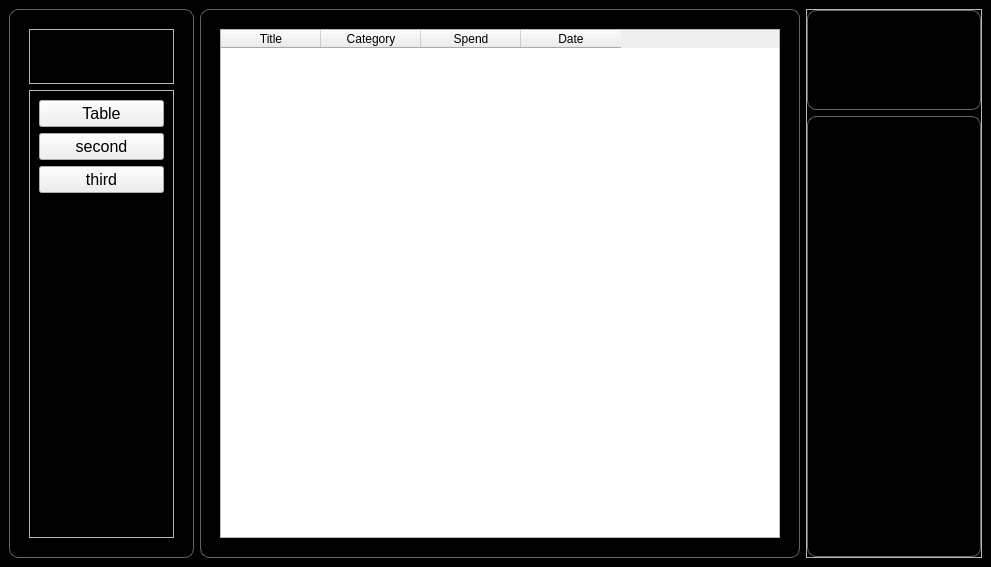
<?xml version="1.0" encoding="UTF-8"?>
<ui version="4.0">
 <class>MainWindow</class>
 <widget class="QMainWindow" name="MainWindow">
  <property name="geometry">
   <rect>
    <x>0</x>
    <y>0</y>
    <width>991</width>
    <height>567</height>
   </rect>
  </property>
  <property name="windowTitle">
   <string>MainWindow</string>
  </property>
  <property name="styleSheet">
   <string notr="true">#MainWindow {
	
 	background-color: rgb(300, 250, 250);
}</string>
  </property>
  <widget class="QWidget" name="centralwidget">
   <layout class="QHBoxLayout" name="horizontalLayout">
    <item>
     <widget class="QFrame" name="menu_frame">
      <property name="maximumSize">
       <size>
        <width>300</width>
        <height>16777215</height>
       </size>
      </property>
      <property name="styleSheet">
       <string notr="true">#menu_frame {
    border: 1px solid #656565;  /* Cor e espessura da borda */
    border-radius: 9px;        /* Raio para bordas arredondadas */
    padding: 10px;              /* Espacio entre a borda e os objetos internos */
}</string>
      </property>
      <property name="frameShape">
       <enum>QFrame::Shape::StyledPanel</enum>
      </property>
      <property name="frameShadow">
       <enum>QFrame::Shadow::Plain</enum>
      </property>
      <property name="lineWidth">
       <number>10</number>
      </property>
      <layout class="QVBoxLayout" name="verticalLayout_2">
       <item>
        <widget class="QFrame" name="logo_frame">
         <property name="maximumSize">
          <size>
           <width>16777215</width>
           <height>55</height>
          </size>
         </property>
         <property name="frameShape">
          <enum>QFrame::Shape::StyledPanel</enum>
         </property>
         <property name="frameShadow">
          <enum>QFrame::Shadow::Raised</enum>
         </property>
         <layout class="QHBoxLayout" name="horizontalLayout_2">
          <item>
           <widget class="QLabel" name="logo">
            <property name="styleSheet">
             <string notr="true">image: url(:/logo/money-bag.png);</string>
            </property>
            <property name="text">
             <string/>
            </property>
           </widget>
          </item>
          <item>
           <widget class="QLabel" name="appname">
            <property name="font">
             <font>
              <family>Nickels</family>
              <pointsize>30</pointsize>
              <bold>false</bold>
             </font>
            </property>
            <property name="text">
             <string>wallet</string>
            </property>
           </widget>
          </item>
         </layout>
        </widget>
       </item>
       <item>
        <widget class="QFrame" name="opt_frame">
         <property name="frameShape">
          <enum>QFrame::Shape::StyledPanel</enum>
         </property>
         <property name="frameShadow">
          <enum>QFrame::Shadow::Raised</enum>
         </property>
         <layout class="QVBoxLayout" name="verticalLayout_4">
          <item>
           <widget class="QPushButton" name="btn_table">
            <property name="font">
             <font>
              <family>Ubuntu</family>
              <pointsize>12</pointsize>
             </font>
            </property>
            <property name="text">
             <string>Table</string>
            </property>
           </widget>
          </item>
          <item>
           <widget class="QPushButton" name="btn_second">
            <property name="font">
             <font>
              <family>Ubuntu</family>
              <pointsize>12</pointsize>
             </font>
            </property>
            <property name="text">
             <string>second</string>
            </property>
           </widget>
          </item>
          <item>
           <widget class="QPushButton" name="btn_third">
            <property name="font">
             <font>
              <family>Ubuntu</family>
              <pointsize>12</pointsize>
             </font>
            </property>
            <property name="text">
             <string>third</string>
            </property>
           </widget>
          </item>
          <item>
           <spacer name="verticalSpacer">
            <property name="orientation">
             <enum>Qt::Orientation::Vertical</enum>
            </property>
            <property name="sizeHint" stdset="0">
             <size>
              <width>20</width>
              <height>40</height>
             </size>
            </property>
           </spacer>
          </item>
         </layout>
        </widget>
       </item>
      </layout>
     </widget>
    </item>
    <item>
     <widget class="QFrame" name="main_frame">
      <property name="maximumSize">
       <size>
        <width>600</width>
        <height>16777215</height>
       </size>
      </property>
      <property name="styleSheet">
       <string notr="true">#main_frame {
    border: 1px solid #656565;  /* Cor e espessura da borda */
    border-radius: 9px;        /* Raio para bordas arredondadas */
    padding: 10px;              /* Espacio entre a borda e os objetos internos */
}</string>
      </property>
      <property name="frameShape">
       <enum>QFrame::Shape::StyledPanel</enum>
      </property>
      <property name="frameShadow">
       <enum>QFrame::Shadow::Raised</enum>
      </property>
      <layout class="QHBoxLayout" name="horizontalLayout_3">
       <item>
        <widget class="QTableWidget" name="tableWidget">
         <property name="font">
          <font>
           <family>Ubuntu</family>
           <pointsize>12</pointsize>
           <italic>false</italic>
           <bold>false</bold>
          </font>
         </property>
         <property name="styleSheet">
          <string notr="true">font: 12pt &quot;Ubuntu&quot;;</string>
         </property>
         <column>
          <property name="text">
           <string>Title</string>
          </property>
         </column>
         <column>
          <property name="text">
           <string>Category</string>
          </property>
         </column>
         <column>
          <property name="text">
           <string>Spend</string>
          </property>
         </column>
         <column>
          <property name="text">
           <string>Date</string>
          </property>
         </column>
        </widget>
       </item>
      </layout>
     </widget>
    </item>
    <item>
     <widget class="QFrame" name="results_frame">
      <property name="maximumSize">
       <size>
        <width>200</width>
        <height>16777215</height>
       </size>
      </property>
      <property name="frameShape">
       <enum>QFrame::Shape::StyledPanel</enum>
      </property>
      <property name="frameShadow">
       <enum>QFrame::Shadow::Raised</enum>
      </property>
      <layout class="QVBoxLayout" name="verticalLayout">
       <property name="leftMargin">
        <number>0</number>
       </property>
       <property name="topMargin">
        <number>0</number>
       </property>
       <property name="rightMargin">
        <number>0</number>
       </property>
       <property name="bottomMargin">
        <number>0</number>
       </property>
       <item>
        <widget class="QFrame" name="expenses_frame">
         <property name="maximumSize">
          <size>
           <width>16777215</width>
           <height>100</height>
          </size>
         </property>
         <property name="styleSheet">
          <string notr="true">#expenses_frame {
    border: 1px solid #656565;  /* Cor e espessura da borda */
    border-radius: 9px;        /* Raio para bordas arredondadas */
    padding: 10px;              /* Espacio entre a borda e os objetos internos */
}</string>
         </property>
         <property name="frameShape">
          <enum>QFrame::Shape::StyledPanel</enum>
         </property>
         <property name="frameShadow">
          <enum>QFrame::Shadow::Raised</enum>
         </property>
         <layout class="QVBoxLayout" name="verticalLayout_3">
          <item>
           <widget class="QLabel" name="gain_label">
            <property name="font">
             <font>
              <family>Ubuntu</family>
              <pointsize>12</pointsize>
             </font>
            </property>
            <property name="text">
             <string>Gain:</string>
            </property>
           </widget>
          </item>
          <item>
           <widget class="QLabel" name="expenses_label">
            <property name="font">
             <font>
              <family>Ubuntu</family>
              <pointsize>12</pointsize>
             </font>
            </property>
            <property name="text">
             <string>Expenses:</string>
            </property>
           </widget>
          </item>
         </layout>
        </widget>
       </item>
       <item>
        <widget class="QFrame" name="category_frame">
         <property name="styleSheet">
          <string notr="true">#category_frame {
    border: 1px solid #656565;  /* Cor e espessura da borda */
    border-radius: 9px;        /* Raio para bordas arredondadas */
    padding: 10px;              /* Espacio entre a borda e os objetos internos */
}</string>
         </property>
         <property name="frameShape">
          <enum>QFrame::Shape::StyledPanel</enum>
         </property>
         <property name="frameShadow">
          <enum>QFrame::Shadow::Raised</enum>
         </property>
        </widget>
       </item>
      </layout>
     </widget>
    </item>
   </layout>
  </widget>
 </widget>
 <resources>
  <include location="icons/icons.qrc"/>
 </resources>
 <connections/>
</ui>
